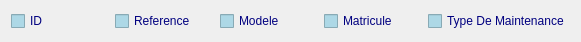
       <widget class="QWidget" name="layoutWidget">
        <property name="geometry">
         <rect>
          <x>150</x>
          <y>20</y>
          <width>581</width>
          <height>22</height>
         </rect>
        </property>
        <layout class="QHBoxLayout" name="horizontalLayout_4">
         <item>
          <widget class="QCheckBox" name="checkBox_search_IDmaint">
           <property name="palette">
            <palette>
             <active>
              <colorrole role="WindowText">
               <brush brushstyle="SolidPattern">
                <color alpha="255">
                 <red>0</red>
                 <green>0</green>
                 <blue>127</blue>
                </color>
               </brush>
              </colorrole>
              <colorrole role="Button">
               <brush brushstyle="SolidPattern">
                <color alpha="255">
                 <red>173</red>
                 <green>216</green>
                 <blue>230</blue>
                </color>
               </brush>
              </colorrole>
              <colorrole role="Base">
               <brush brushstyle="SolidPattern">
                <color alpha="255">
                 <red>173</red>
                 <green>216</green>
                 <blue>230</blue>
                </color>
               </brush>
              </colorrole>
              <colorrole role="Window">
               <brush brushstyle="SolidPattern">
                <color alpha="255">
                 <red>173</red>
                 <green>216</green>
                 <blue>230</blue>
                </color>
               </brush>
              </colorrole>
             </active>
             <inactive>
              <colorrole role="WindowText">
               <brush brushstyle="SolidPattern">
                <color alpha="255">
                 <red>0</red>
                 <green>0</green>
                 <blue>127</blue>
                </color>
               </brush>
              </colorrole>
              <colorrole role="Button">
               <brush brushstyle="SolidPattern">
                <color alpha="255">
                 <red>173</red>
                 <green>216</green>
                 <blue>230</blue>
                </color>
               </brush>
              </colorrole>
              <colorrole role="Base">
               <brush brushstyle="SolidPattern">
                <color alpha="255">
                 <red>173</red>
                 <green>216</green>
                 <blue>230</blue>
                </color>
               </brush>
              </colorrole>
              <colorrole role="Window">
               <brush brushstyle="SolidPattern">
                <color alpha="255">
                 <red>173</red>
                 <green>216</green>
                 <blue>230</blue>
                </color>
               </brush>
              </colorrole>
             </inactive>
             <disabled>
              <colorrole role="WindowText">
               <brush brushstyle="SolidPattern">
                <color alpha="255">
                 <red>120</red>
                 <green>120</green>
                 <blue>120</blue>
                </color>
               </brush>
              </colorrole>
              <colorrole role="Button">
               <brush brushstyle="SolidPattern">
                <color alpha="255">
                 <red>173</red>
                 <green>216</green>
                 <blue>230</blue>
                </color>
               </brush>
              </colorrole>
              <colorrole role="Base">
               <brush brushstyle="SolidPattern">
                <color alpha="255">
                 <red>173</red>
                 <green>216</green>
                 <blue>230</blue>
                </color>
               </brush>
              </colorrole>
              <colorrole role="Window">
               <brush brushstyle="SolidPattern">
                <color alpha="255">
                 <red>173</red>
                 <green>216</green>
                 <blue>230</blue>
                </color>
               </brush>
              </colorrole>
             </disabled>
            </palette>
           </property>
           <property name="text">
            <string>ID</string>
           </property>
           <property name="autoExclusive">
            <bool>true</bool>
           </property>
          </widget>
         </item>
         <item>
          <widget class="QCheckBox" name="checkBox_search_refmaint">
           <property name="palette">
            <palette>
             <active>
              <colorrole role="WindowText">
               <brush brushstyle="SolidPattern">
                <color alpha="255">
                 <red>0</red>
                 <green>0</green>
                 <blue>127</blue>
                </color>
               </brush>
              </colorrole>
              <colorrole role="Button">
               <brush brushstyle="SolidPattern">
                <color alpha="255">
                 <red>173</red>
                 <green>216</green>
                 <blue>230</blue>
                </color>
               </brush>
              </colorrole>
              <colorrole role="Base">
               <brush brushstyle="SolidPattern">
                <color alpha="255">
                 <red>173</red>
                 <green>216</green>
                 <blue>230</blue>
                </color>
               </brush>
              </colorrole>
              <colorrole role="Window">
               <brush brushstyle="SolidPattern">
                <color alpha="255">
                 <red>173</red>
                 <green>216</green>
                 <blue>230</blue>
                </color>
               </brush>
              </colorrole>
             </active>
             <inactive>
              <colorrole role="WindowText">
               <brush brushstyle="SolidPattern">
                <color alpha="255">
                 <red>0</red>
                 <green>0</green>
                 <blue>127</blue>
                </color>
               </brush>
              </colorrole>
              <colorrole role="Button">
               <brush brushstyle="SolidPattern">
                <color alpha="255">
                 <red>173</red>
                 <green>216</green>
                 <blue>230</blue>
                </color>
               </brush>
              </colorrole>
              <colorrole role="Base">
               <brush brushstyle="SolidPattern">
                <color alpha="255">
                 <red>173</red>
                 <green>216</green>
                 <blue>230</blue>
                </color>
               </brush>
              </colorrole>
              <colorrole role="Window">
               <brush brushstyle="SolidPattern">
                <color alpha="255">
                 <red>173</red>
                 <green>216</green>
                 <blue>230</blue>
                </color>
               </brush>
              </colorrole>
             </inactive>
             <disabled>
              <colorrole role="WindowText">
               <brush brushstyle="SolidPattern">
                <color alpha="255">
                 <red>120</red>
                 <green>120</green>
                 <blue>120</blue>
                </color>
               </brush>
              </colorrole>
              <colorrole role="Button">
               <brush brushstyle="SolidPattern">
                <color alpha="255">
                 <red>173</red>
                 <green>216</green>
                 <blue>230</blue>
                </color>
               </brush>
              </colorrole>
              <colorrole role="Base">
               <brush brushstyle="SolidPattern">
                <color alpha="255">
                 <red>173</red>
                 <green>216</green>
                 <blue>230</blue>
                </color>
               </brush>
              </colorrole>
              <colorrole role="Window">
               <brush brushstyle="SolidPattern">
                <color alpha="255">
                 <red>173</red>
                 <green>216</green>
                 <blue>230</blue>
                </color>
               </brush>
              </colorrole>
             </disabled>
            </palette>
           </property>
           <property name="text">
            <string>Reference</string>
           </property>
           <property name="autoExclusive">
            <bool>true</bool>
           </property>
          </widget>
         </item>
         <item>
          <widget class="QCheckBox" name="checkBox_search_modelemaint">
           <property name="palette">
            <palette>
             <active>
              <colorrole role="WindowText">
               <brush brushstyle="SolidPattern">
                <color alpha="255">
                 <red>0</red>
                 <green>0</green>
                 <blue>127</blue>
                </color>
               </brush>
              </colorrole>
              <colorrole role="Button">
               <brush brushstyle="SolidPattern">
                <color alpha="255">
                 <red>173</red>
                 <green>216</green>
                 <blue>230</blue>
                </color>
               </brush>
              </colorrole>
              <colorrole role="Base">
               <brush brushstyle="SolidPattern">
                <color alpha="255">
                 <red>173</red>
                 <green>216</green>
                 <blue>230</blue>
                </color>
               </brush>
              </colorrole>
              <colorrole role="Window">
               <brush brushstyle="SolidPattern">
                <color alpha="255">
                 <red>173</red>
                 <green>216</green>
                 <blue>230</blue>
                </color>
               </brush>
              </colorrole>
             </active>
             <inactive>
              <colorrole role="WindowText">
               <brush brushstyle="SolidPattern">
                <color alpha="255">
                 <red>0</red>
                 <green>0</green>
                 <blue>127</blue>
                </color>
               </brush>
              </colorrole>
              <colorrole role="Button">
               <brush brushstyle="SolidPattern">
                <color alpha="255">
                 <red>173</red>
                 <green>216</green>
                 <blue>230</blue>
                </color>
               </brush>
              </colorrole>
              <colorrole role="Base">
               <brush brushstyle="SolidPattern">
                <color alpha="255">
                 <red>173</red>
                 <green>216</green>
                 <blue>230</blue>
                </color>
               </brush>
              </colorrole>
              <colorrole role="Window">
               <brush brushstyle="SolidPattern">
                <color alpha="255">
                 <red>173</red>
                 <green>216</green>
                 <blue>230</blue>
                </color>
               </brush>
              </colorrole>
             </inactive>
             <disabled>
              <colorrole role="WindowText">
               <brush brushstyle="SolidPattern">
                <color alpha="255">
                 <red>120</red>
                 <green>120</green>
                 <blue>120</blue>
                </color>
               </brush>
              </colorrole>
              <colorrole role="Button">
               <brush brushstyle="SolidPattern">
                <color alpha="255">
                 <red>173</red>
                 <green>216</green>
                 <blue>230</blue>
                </color>
               </brush>
              </colorrole>
              <colorrole role="Base">
               <brush brushstyle="SolidPattern">
                <color alpha="255">
                 <red>173</red>
                 <green>216</green>
                 <blue>230</blue>
                </color>
               </brush>
              </colorrole>
              <colorrole role="Window">
               <brush brushstyle="SolidPattern">
                <color alpha="255">
                 <red>173</red>
                 <green>216</green>
                 <blue>230</blue>
                </color>
               </brush>
              </colorrole>
             </disabled>
            </palette>
           </property>
           <property name="text">
            <string>Modele</string>
           </property>
           <property name="autoExclusive">
            <bool>true</bool>
           </property>
          </widget>
         </item>
         <item>
          <widget class="QCheckBox" name="checkBox_search_matriculemaint">
           <property name="palette">
            <palette>
             <active>
              <colorrole role="WindowText">
               <brush brushstyle="SolidPattern">
                <color alpha="255">
                 <red>0</red>
                 <green>0</green>
                 <blue>127</blue>
                </color>
               </brush>
              </colorrole>
              <colorrole role="Button">
               <brush brushstyle="SolidPattern">
                <color alpha="255">
                 <red>173</red>
                 <green>216</green>
                 <blue>230</blue>
                </color>
               </brush>
              </colorrole>
              <colorrole role="Base">
               <brush brushstyle="SolidPattern">
                <color alpha="255">
                 <red>173</red>
                 <green>216</green>
                 <blue>230</blue>
                </color>
               </brush>
              </colorrole>
              <colorrole role="Window">
               <brush brushstyle="SolidPattern">
                <color alpha="255">
                 <red>173</red>
                 <green>216</green>
                 <blue>230</blue>
                </color>
               </brush>
              </colorrole>
             </active>
             <inactive>
              <colorrole role="WindowText">
               <brush brushstyle="SolidPattern">
                <color alpha="255">
                 <red>0</red>
                 <green>0</green>
                 <blue>127</blue>
                </color>
               </brush>
              </colorrole>
              <colorrole role="Button">
               <brush brushstyle="SolidPattern">
                <color alpha="255">
                 <red>173</red>
                 <green>216</green>
                 <blue>230</blue>
                </color>
               </brush>
              </colorrole>
              <colorrole role="Base">
               <brush brushstyle="SolidPattern">
                <color alpha="255">
                 <red>173</red>
                 <green>216</green>
                 <blue>230</blue>
                </color>
               </brush>
              </colorrole>
              <colorrole role="Window">
               <brush brushstyle="SolidPattern">
                <color alpha="255">
                 <red>173</red>
                 <green>216</green>
                 <blue>230</blue>
                </color>
               </brush>
              </colorrole>
             </inactive>
             <disabled>
              <colorrole role="WindowText">
               <brush brushstyle="SolidPattern">
                <color alpha="255">
                 <red>120</red>
                 <green>120</green>
                 <blue>120</blue>
                </color>
               </brush>
              </colorrole>
              <colorrole role="Button">
               <brush brushstyle="SolidPattern">
                <color alpha="255">
                 <red>173</red>
                 <green>216</green>
                 <blue>230</blue>
                </color>
               </brush>
              </colorrole>
              <colorrole role="Base">
               <brush brushstyle="SolidPattern">
                <color alpha="255">
                 <red>173</red>
                 <green>216</green>
                 <blue>230</blue>
                </color>
               </brush>
              </colorrole>
              <colorrole role="Window">
               <brush brushstyle="SolidPattern">
                <color alpha="255">
                 <red>173</red>
                 <green>216</green>
                 <blue>230</blue>
                </color>
               </brush>
              </colorrole>
             </disabled>
            </palette>
           </property>
           <property name="text">
            <string>Matricule</string>
           </property>
           <property name="autoExclusive">
            <bool>true</bool>
           </property>
          </widget>
         </item>
         <item>
          <widget class="QCheckBox" name="checkBox_search_typemaint">
           <property name="palette">
            <palette>
             <active>
              <colorrole role="WindowText">
               <brush brushstyle="SolidPattern">
                <color alpha="255">
                 <red>0</red>
                 <green>0</green>
                 <blue>127</blue>
                </color>
               </brush>
              </colorrole>
              <colorrole role="Button">
               <brush brushstyle="SolidPattern">
                <color alpha="255">
                 <red>173</red>
                 <green>216</green>
                 <blue>230</blue>
                </color>
               </brush>
              </colorrole>
              <colorrole role="Base">
               <brush brushstyle="SolidPattern">
                <color alpha="255">
                 <red>173</red>
                 <green>216</green>
                 <blue>230</blue>
                </color>
               </brush>
              </colorrole>
              <colorrole role="Window">
               <brush brushstyle="SolidPattern">
                <color alpha="255">
                 <red>173</red>
                 <green>216</green>
                 <blue>230</blue>
                </color>
               </brush>
              </colorrole>
             </active>
             <inactive>
              <colorrole role="WindowText">
               <brush brushstyle="SolidPattern">
                <color alpha="255">
                 <red>0</red>
                 <green>0</green>
                 <blue>127</blue>
                </color>
               </brush>
              </colorrole>
              <colorrole role="Button">
               <brush brushstyle="SolidPattern">
                <color alpha="255">
                 <red>173</red>
                 <green>216</green>
                 <blue>230</blue>
                </color>
               </brush>
              </colorrole>
              <colorrole role="Base">
               <brush brushstyle="SolidPattern">
                <color alpha="255">
                 <red>173</red>
                 <green>216</green>
                 <blue>230</blue>
                </color>
               </brush>
              </colorrole>
              <colorrole role="Window">
               <brush brushstyle="SolidPattern">
                <color alpha="255">
                 <red>173</red>
                 <green>216</green>
                 <blue>230</blue>
                </color>
               </brush>
              </colorrole>
             </inactive>
             <disabled>
              <colorrole role="WindowText">
               <brush brushstyle="SolidPattern">
                <color alpha="255">
                 <red>120</red>
                 <green>120</green>
                 <blue>120</blue>
                </color>
               </brush>
              </colorrole>
              <colorrole role="Button">
               <brush brushstyle="SolidPattern">
                <color alpha="255">
                 <red>173</red>
                 <green>216</green>
                 <blue>230</blue>
                </color>
               </brush>
              </colorrole>
              <colorrole role="Base">
               <brush brushstyle="SolidPattern">
                <color alpha="255">
                 <red>173</red>
                 <green>216</green>
                 <blue>230</blue>
                </color>
               </brush>
              </colorrole>
              <colorrole role="Window">
               <brush brushstyle="SolidPattern">
                <color alpha="255">
                 <red>173</red>
                 <green>216</green>
                 <blue>230</blue>
                </color>
               </brush>
              </colorrole>
             </disabled>
            </palette>
           </property>
           <property name="text">
            <string>Type De Maintenance</string>
           </property>
           <property name="autoExclusive">
            <bool>true</bool>
           </property>
          </widget>
         </item>
        </layout>
       </widget>
